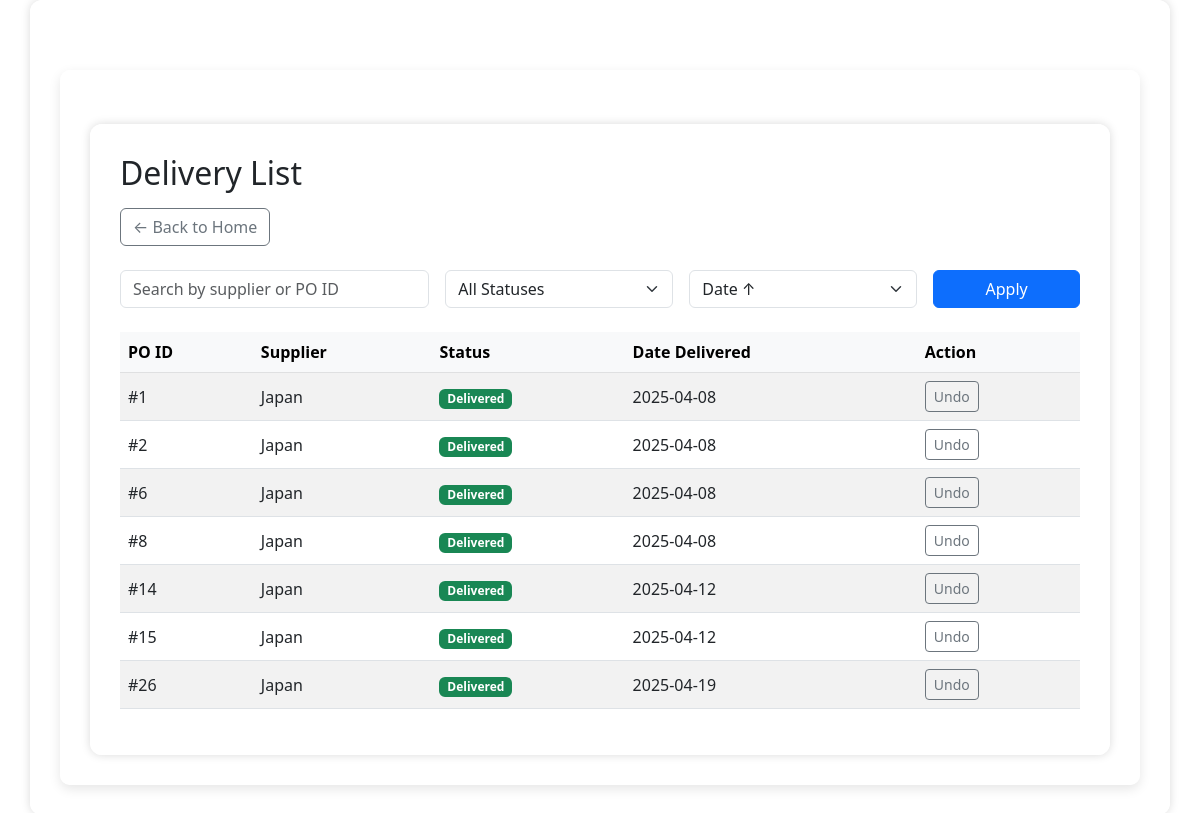
Page /deliveries/ on the committed database.
### core/models.py (models this page shows, shortened)
class Delivery(models.Model):
    purchase_order = models.ForeignKey('PurchaseOrder', on_delete=models.CASCADE)
    delivery_date = models.DateField()
    received_by = models.ForeignKey('auth.User', on_delete=models.SET_NULL, null=True)
    notes = models.TextField(blank=True, null=True)
    delivered = models.BooleanField(default=False)

class PurchaseOrder(models.Model):
    supplier = models.ForeignKey(Supplier, on_delete=models.CASCADE)
    date_created = models.DateField(auto_now_add=True)
    expected_delivery_date = models.DateField(blank=True, null=True)
    status = models.CharField(max_length=20, default='Pending')  # e.g., Pending, Delivered, Cancelled

class Supplier(models.Model):
    name = models.CharField(max_length=255)
    contact_person = models.CharField(max_length=255, blank=True, null=True)
    email = models.EmailField(blank=True, null=True)
    phone = models.CharField(max_length=20, blank=True, null=True)
    address = models.TextField(blank=True, null=True)

### core/views.py (the view)
# urls.py: path('deliveries/', views.delivery_list, name='delivery_list'),
def delivery_list(request):
    search_query = request.GET.get('search', '')
    status_filter = request.GET.get('status', '')
    sort_by = request.GET.get('sort', 'delivery_date')
    deliveries = Delivery.objects.all()
    if search_query:
        deliveries = deliveries.filter(
            Q(purchase_order__supplier__name__icontains=search_query) |
            Q(purchase_order__id__icontains=search_query)
        )
    if status_filter == 'delivered':
        deliveries = deliveries.filter(delivered=True)
    elif status_filter == 'not_delivered':
        deliveries = deliveries.filter(delivered=False)
    if sort_by in ['delivery_date', '-delivery_date', 'delivered']:
        deliveries = deliveries.order_by(sort_by)
    paginator = Paginator(deliveries, 10)
    page_number = request.GET.get("page")
    page_obj = paginator.get_page(page_number)
    context = {
        'deliveries': page_obj,
        'search_query': search_query,
        'status_filter': status_filter,
        'sort_by': sort_by
    }
    return render(request, 'core/delivery_list.html', context)

### core/templates/core/delivery_list.html (shortened to what this page needs)
{% extends 'base.html' %}
{% block content %}
{% load static %}
<div class="container mt-4">
  <h2 class="mb-3">Delivery List</h2>
  <a href="{% url 'home' %}" class="btn btn-outline-secondary mb-4">← Back to Home</a>
  <form method="get" class="row g-3 mb-4">
    <div class="col-md-4">
      <input type="text" name="search" class="form-control" placeholder="Search by supplier or PO ID" value="{{ search_query }}">
    </div>
    <div class="col-md-3">
      <select name="status" class="form-select">
        <option value="">All Statuses</option>
      </select>
    </div>
    <div class="col-md-3">
      <select name="sort" class="form-select">
        <option value="delivery_date" {% if sort_by == 'delivery_date' %}selected{% endif %}>Date ↑</option>
      </select>
    </div>
    <div class="col-md-2">
      <button type="submit" class="btn btn-primary w-100">Apply</button>
    </div>
  </form>
  <div class="table-responsive">
    <table class="table table-striped align-middle">
      <thead class="table-light">
        <tr>
          <th>PO ID</th>
          <th>Supplier</th>
          <th>Status</th>
          <th>Date Delivered</th>
          <th>Action</th>
        </tr>
      </thead>
      <tbody>
        {% for delivery in deliveries %}
        <tr>
          <td>#{{ delivery.purchase_order.id }}</td>
          <td>{{ delivery.purchase_order.supplier.name }}</td>
          <td>
            {% if delivery.delivered %}
              <span class="badge bg-success">Delivered</span>
            {% else %}
              <span class="badge bg-warning text-dark">Not Delivered</span>
            {% endif %}
          </td>
          <td>{{ delivery.delivery_date|date:"Y-m-d" }}</td>
          <td>
            {% if delivery.delivered %}
              <a href="{% url 'undo_delivery' delivery.id %}" class="btn btn-sm btn-outline-secondary">Undo</a>
            {% else %}
              <a href="{% url 'mark_as_delivered' delivery.id %}" class="btn btn-sm btn-success">Mark as Delivered</a>
            {% endif %}
          </td>
        </tr>
        {% empty %}
        <tr>
          <td colspan="5" class="text-center text-muted">No deliveries found.</td>
        </tr>
        {% endfor %}
      </tbody>
    </table>
  </div>
</div>
{% endblock %}

### core/templates/base.html (shortened to what this page needs)
{% load static %}
<!DOCTYPE html>
<html>
<head>
  {% load static %}
  <link href="https://cdn.jsdelivr.net/npm/bootstrap@5.3.0/dist/css/bootstrap.min.css" rel="stylesheet">
</head>
<body>
  <div class="container">
    <div class="content-wrapper">
      {% block content %}
      {% endblock %}
    </div>
  </div>
</body>
</html>

### rows in the picture
Delivery: purchase_order.id "1", purchase_order.supplier.name "Japan", delivered "Delivered", delivery_date "2025-04-08"
Delivery: purchase_order.id "2", purchase_order.supplier.name "Japan", delivered "Delivered", delivery_date "2025-04-08"
Delivery: purchase_order.id "6", purchase_order.supplier.name "Japan", delivered "Delivered", delivery_date "2025-04-08"
Delivery: purchase_order.id "8", purchase_order.supplier.name "Japan", delivered "Delivered", delivery_date "2025-04-08"
Delivery: purchase_order.id "14", purchase_order.supplier.name "Japan", delivered "Delivered", delivery_date "2025-04-12"
Delivery: purchase_order.id "15", purchase_order.supplier.name "Japan", delivered "Delivered", delivery_date "2025-04-12"
Delivery: purchase_order.id "26", purchase_order.supplier.name "Japan", delivered "Delivered", delivery_date "2025-04-19"
